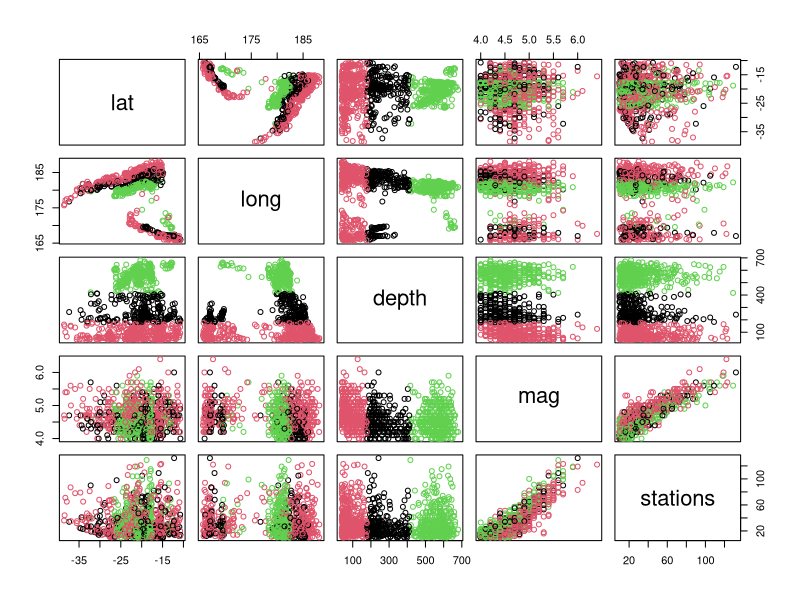
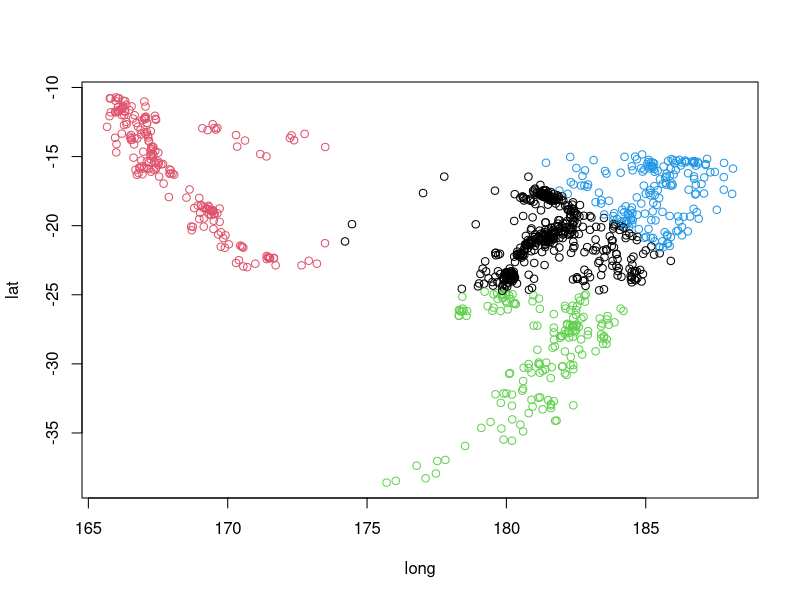
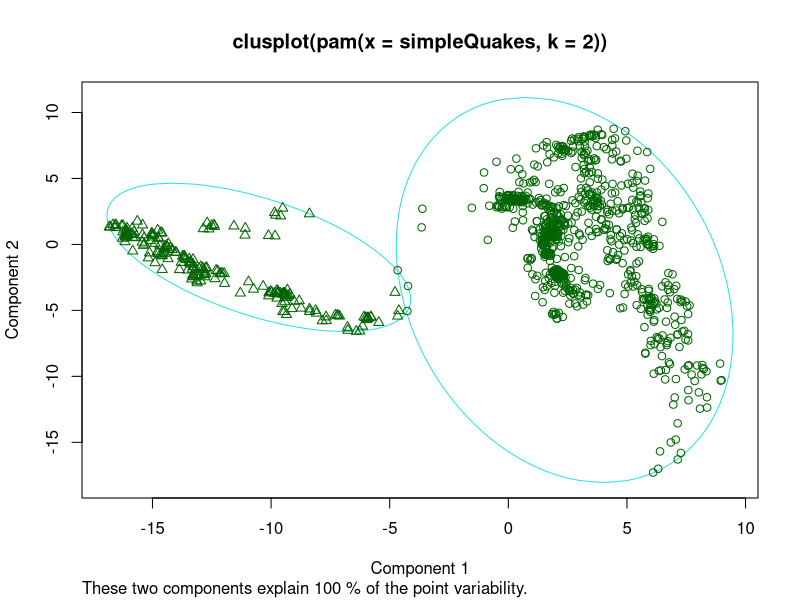
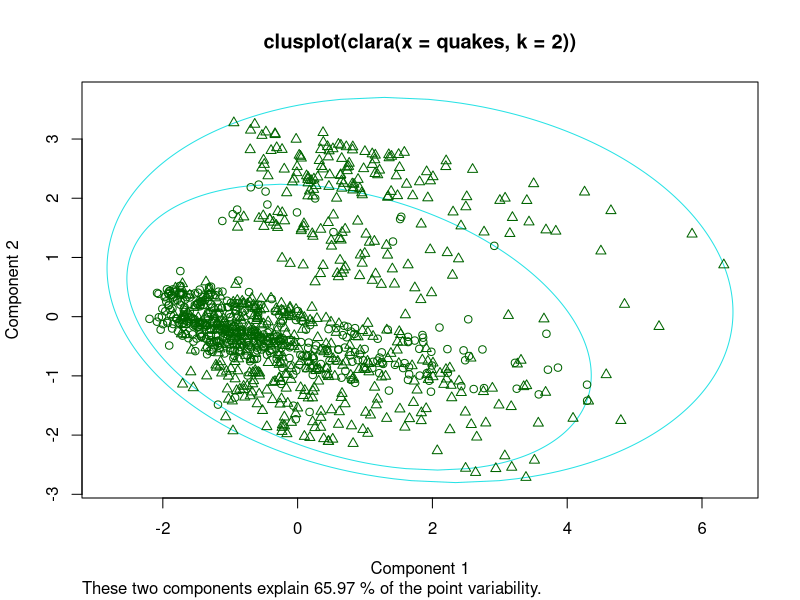
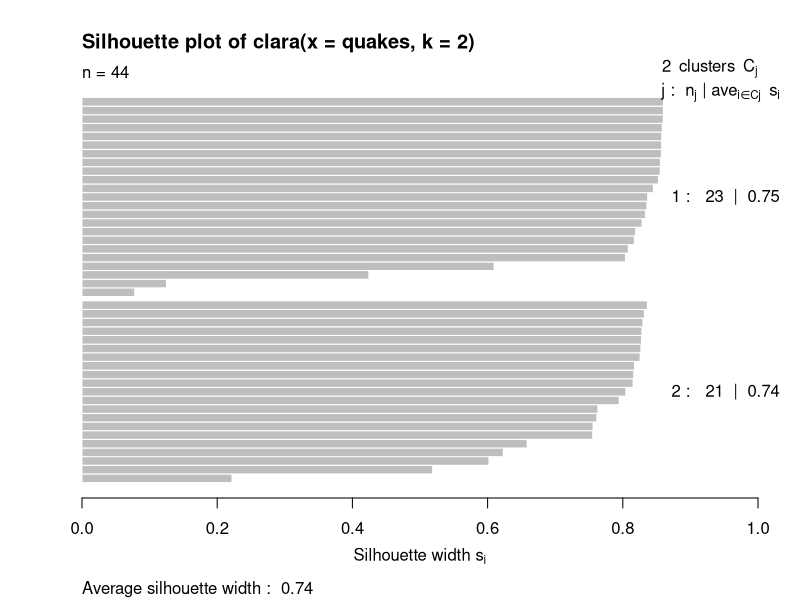
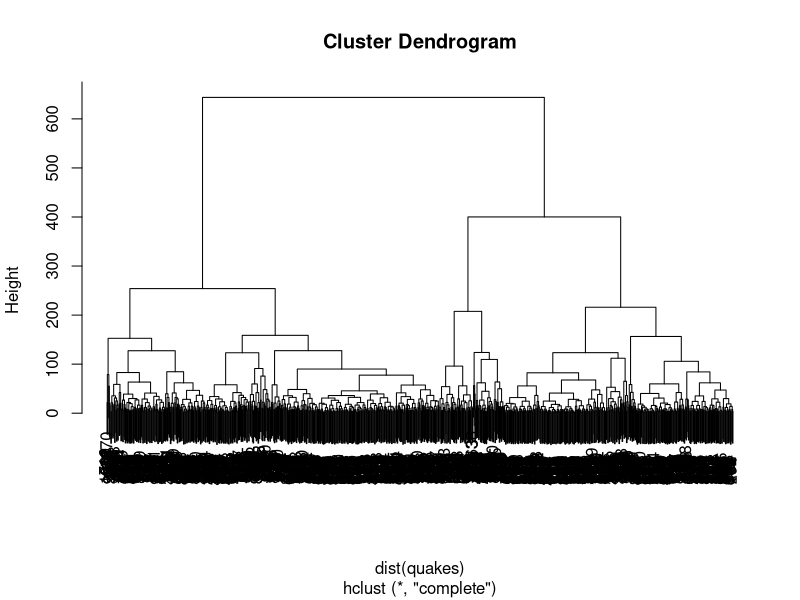
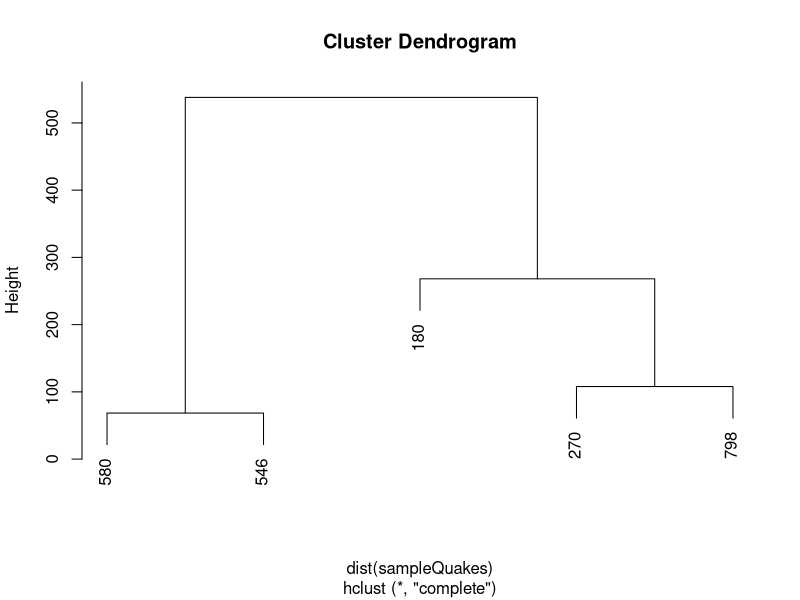
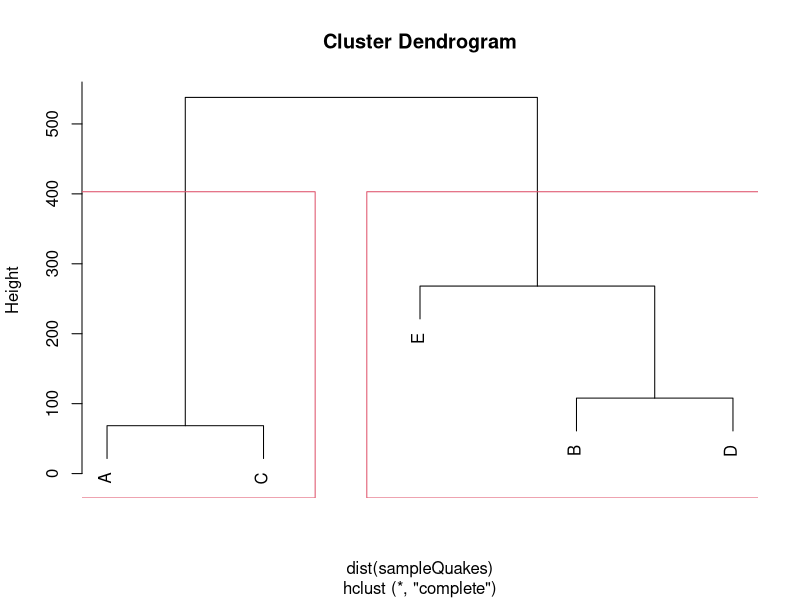

R code for these plots, in order:
## ---- chunk 1
knitr::opts_chunk$set(echo = TRUE)
library(cluster)

## ---- chunk 2

# kmeans clusters data together, based on average distance from a centroid
# kmeans iterates through possible solutions to identify the best result

kmeans(quakes, 3)

# lots of information in the print from kmeans
# cluster sizes
# cl$centers - cluster means - shows the centroid for each cluster
# cl$cluster - clustering vector - shows which data points belong to which cluster
# cl$withinss - within cluster sum of squares - small SofS = more compact cluster


cl <- kmeans(quakes, 3)
plot(quakes, col = cl$cluster)
# what are we looking at.

#simplify
simpleQuakes <- quakes[,c("long","lat")]
cl <- kmeans(simpleQuakes, 4)
plot(simpleQuakes, col = cl$cluster)



## ---- chunk 3
simpleQuakes <- quakes[,c("long","lat")]
mypam <- pam(simpleQuakes,2) # assuming 2 medoids

# components of mypam - see pam.object
# for example...
mypam$medoids # coordinates of medoids
mypam$id.med # indices of medoids (i.e. simpleQuakes[mypam$id.med,])

# mypam$clustering # which points belong to which medoid
# same as... pam(simpleQuakes, 4, cluster.only = TRUE)


# plotting PAM
#plot(mypam)
#plot(mypam, ask = TRUE) # menu for plots

#map("worldHires","Fiji", xlim=c(160,190), ylim =c(-40,-15))
plot(mypam, which.plots = 1)

## ---- chunk 4
myclara <- clara(quakes,2)
plot(myclara, which.plots = 1) #graph
plot(myclara, which.plots = 2) #silhoutte

## ---- chunk 5
# downsample quakes for demonstration. from 500 to 25
simpleQuakes <- quakes[sample(nrow(quakes),25),c("long","lat")]

# create a fuzzy cluster with fanny
fuzCluster <- fanny(x = simpleQuakes, k = 3) 
fuzCluster

# this produces 4 parts: object, membership, fuzzyness, other components of object
fuzCluster$membership # percentage likelihood this point is part of this cluster. 
fuzCluster$coeff # A low value of Dunn's coefficient indicates a very fuzzy clustering, whereas a value close to 1 indicates a near-crisp clustering
fuzCluster$clustering # closest hard/crisp cluster

## ---- chunk 6
# builds a dendogram

# what is a distance matrix? (distance between points)
sampleQuakes <- quakes[sample(1:length(quakes$lat), 5),] # demonstrate a small set
sampleQuakes # here's the data
dist(sampleQuakes) # here's the distance matrix

# now here's a hierarchical cluster
hclust(dist(quakes)) # returns an hclust object

plot(hclust(dist(quakes))) # overplot
plot(hclust(dist(sampleQuakes))) # more approachable
# starts with one cluster per element
# Progressing up dendrogram produces larger clusters until one cluster at top
# Labels are row numbers. 
plot(hclust(dist(sampleQuakes)),
     labels = c(LETTERS[1:length(sampleQuakes)])) # labeled points
rect.hclust(hclust(dist(sampleQuakes)), k=2) # draw box around clusters

## ---- chunk 7
# cutree produces clusters from hclust objects
cutree(hclust(dist(sampleQuakes)),k=2)

## ---- chunk 8

agnes(quakes)

# downsample quakes for demonstration. from 500 to 25
simpleQuakes <- quakes[sample(nrow(quakes),25),c("long","lat")]

plot(agnes(simpleQuakes), which.plots = 1) # banner plot
plot(agnes(simpleQuakes), which.plots = 2) # dendogram

# methods provided by agnes
plot(agnes(simpleQuakes, method = "average"), which.plots = 2) 
plot(agnes(simpleQuakes, method = "single"), which.plots = 2) 
plot(agnes(simpleQuakes, method = "complete"), which.plots = 2) 
plot(agnes(simpleQuakes, method = "ward"), which.plots = 2) 
plot(agnes(simpleQuakes, method = "weighted"), which.plots = 2) 
plot(agnes(simpleQuakes, method = "flexible", par.method = 4), which.plots = 2) 


## ---- chunk 9

# Titanic has three binary attributes

# convert titanic dataset from array to data.frame
#https://stackoverflow.com/questions/59447399/how-to-transform-the-titanic-data-set
d1 <- as.data.frame(Titanic)
Tita <- d1[rep(seq_len(nrow(d1)), d1$Freq),1:4]
row.names(Tita) <- NULL

# downsample for this example
smallTitanic <- Tita[sample(nrow(Tita), 30),
                     c("Sex","Age","Survived")]


monaTitanic <- mona(smallTitanic)
monaTitanic

plot(monaTitanic) # only bannerplot is available

# examine mona object
data.frame("order"=monaTitanic$order,
           "Row Number"=monaTitanic$order.lab,
           "Split Variable"=c(monaTitanic$variable,"NULL"),
           "Step Level"=c(monaTitanic$step,"0")
)

## ---- chunk 10

# downsample quakes for demonstration. from 500 to 25
simpleQuakes <- quakes[sample(nrow(quakes),5),]

# all values are numeric, so these return the same values
daisy(simpleQuakes)
dist(simpleQuakes)

# but...add a binary TRUE/FALSE column
binaryVector <- sample(c(FALSE,TRUE), nrow(simpleQuakes), replace = TRUE) 
mixedSimpQuake <- cbind(simpleQuakes, binaryVector)

# now there are significant differences
daisy(mixedSimpQuake) # includes TF column in calculation
dist(mixedSimpQuake) # ignores the TF column, same values as above

# daisy can be used in place of dist
plot(hclust(dist(mixedSimpQuake)))
plot(hclust(daisy(mixedSimpQuake)))

plot(agnes(daisy(mixedSimpQuake)), which.plots = 2)

## ---- chunk 11
# cluster functions provide the silhouette graph
# silhouette measures the quality of the cluster
# A high average silhouette width indicates a good clustering

simpleQuakes <- quakes[sample(nrow(quakes),25),c("long","lat")]

silhouette(pam(simpleQuakes, 3))
# returns assigned cluster, neighbor cluster, width from this point to neighboring cluster
# large sil_width is better cluster
# Observations with a large Si (almost 1) are very well clustered, 
# a small  (around 0) means that the observation lies between two clusters, 
# and observations with a negative  are probably placed in the wrong cluster.

summary(silhouette(pam(simpleQuakes, 3)))
# provides useful information
summary(silhouette(pam(quakes, 2))) # median width is indicator of quality related to k


#plotting
plot(pam(simpleQuakes,4), which.plots = 2) 
# notice negative value
# what is average silhouette width? (larger is better)

plot(pam(simpleQuakes,2), which.plots = 2) 
# now what is average?

# clusplot
plot(pam(simpleQuakes,4), which.plots = 1) 
plot(pam(simpleQuakes,2), which.plots = 1) 

# overplotting
plot(pam(quakes,2), which.plots = 2)
plot(clara(quakes,2), which.plots = 2) # clara does subsampling

